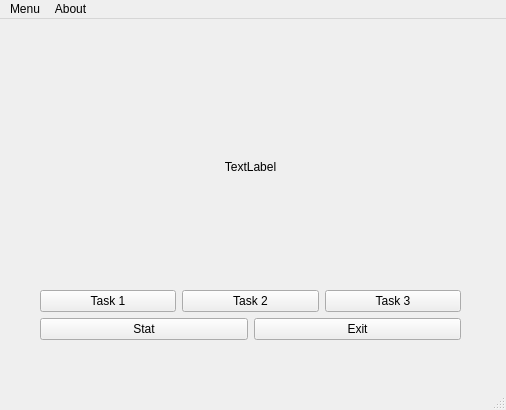
<?xml version="1.0" encoding="UTF-8"?>
<ui version="4.0">
 <class>MainWindow</class>
 <widget class="QMainWindow" name="MainWindow">
  <property name="geometry">
   <rect>
    <x>0</x>
    <y>0</y>
    <width>506</width>
    <height>410</height>
   </rect>
  </property>
  <property name="windowTitle">
   <string>MainWindow</string>
  </property>
  <widget class="QWidget" name="centralwidget">
   <widget class="QWidget" name="verticalLayoutWidget">
    <property name="geometry">
     <rect>
      <x>40</x>
      <y>30</y>
      <width>421</width>
      <height>291</height>
     </rect>
    </property>
    <layout class="QVBoxLayout" name="verticalLayout">
     <item>
      <widget class="QLabel" name="label">
       <property name="text">
        <string>TextLabel</string>
       </property>
       <property name="alignment">
        <set>Qt::AlignCenter</set>
       </property>
      </widget>
     </item>
     <item>
      <layout class="QHBoxLayout" name="horizontalLayout">
       <item>
        <widget class="QPushButton" name="pushButton_task1">
         <property name="text">
          <string>Task 1</string>
         </property>
        </widget>
       </item>
       <item>
        <widget class="QPushButton" name="pushButton_task2">
         <property name="text">
          <string>Task 2</string>
         </property>
        </widget>
       </item>
       <item>
        <widget class="QPushButton" name="pushButton_task3">
         <property name="text">
          <string>Task 3</string>
         </property>
        </widget>
       </item>
      </layout>
     </item>
     <item>
      <layout class="QHBoxLayout" name="horizontalLayout_2">
       <item>
        <widget class="QPushButton" name="pushButton_stat">
         <property name="text">
          <string>Stat</string>
         </property>
        </widget>
       </item>
       <item>
        <widget class="QPushButton" name="pushButton_exit">
         <property name="text">
          <string>Exit</string>
         </property>
        </widget>
       </item>
      </layout>
     </item>
    </layout>
   </widget>
  </widget>
  <widget class="QMenuBar" name="menubar">
   <property name="geometry">
    <rect>
     <x>0</x>
     <y>0</y>
     <width>506</width>
     <height>21</height>
    </rect>
   </property>
   <widget class="QMenu" name="menuMenu">
    <property name="title">
     <string>Menu</string>
    </property>
    <addaction name="actionTask_1"/>
    <addaction name="actionTask_2"/>
    <addaction name="actionTask_3"/>
    <addaction name="separator"/>
    <addaction name="actionExit"/>
   </widget>
   <widget class="QMenu" name="menuAbout">
    <property name="title">
     <string>About</string>
    </property>
    <addaction name="actionOur_project"/>
    <addaction name="actionDevelopers"/>
    <addaction name="separator"/>
    <addaction name="actionOur_website"/>
   </widget>
   <addaction name="menuMenu"/>
   <addaction name="menuAbout"/>
  </widget>
  <widget class="QStatusBar" name="statusbar"/>
  <action name="actionTask_1">
   <property name="text">
    <string>Task 1</string>
   </property>
  </action>
  <action name="actionTask_2">
   <property name="text">
    <string>Task 2</string>
   </property>
  </action>
  <action name="actionTask_3">
   <property name="text">
    <string>Task 3</string>
   </property>
  </action>
  <action name="actionExit">
   <property name="text">
    <string>Exit</string>
   </property>
  </action>
  <action name="actionOur_project">
   <property name="text">
    <string>Our project</string>
   </property>
  </action>
  <action name="actionDevelopers">
   <property name="text">
    <string>Developers</string>
   </property>
  </action>
  <action name="actionOur_website">
   <property name="text">
    <string>Our website</string>
   </property>
  </action>
 </widget>
 <resources/>
 <connections/>
</ui>
